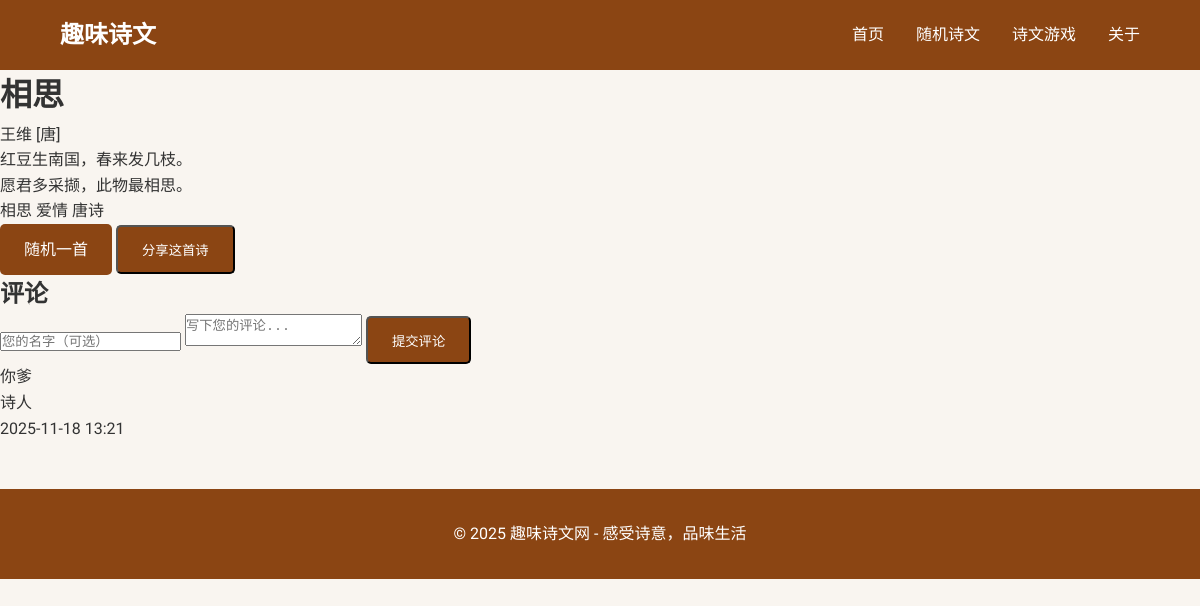
/poem/4, run on the app's committed database.
### app.py (models this page shows)
class Poem(db.Model):
    id = db.Column(db.Integer, primary_key=True)
    title = db.Column(db.String(100), nullable=False)
    author = db.Column(db.String(50), nullable=False)
    content = db.Column(db.Text, nullable=False)
    dynasty = db.Column(db.String(20))
    tags = db.Column(db.String(100))
    created_at = db.Column(db.DateTime, default=datetime.utcnow)
    comments = db.relationship('Comment', backref='poem', lazy=True)

class Comment(db.Model):
    id = db.Column(db.Integer, primary_key=True)
    username = db.Column(db.String(50), nullable=False)
    content = db.Column(db.Text, nullable=False)
    created_at = db.Column(db.DateTime, default=datetime.utcnow)
    poem_id = db.Column(db.Integer, db.ForeignKey('poem.id'), nullable=False)

### app.py (the view)
@app.route('/poem/<int:poem_id>')
def poem_detail(poem_id):
    poem = Poem.query.get_or_404(poem_id)
    return render_template('poem_detail.html', poem=poem)

### templates/poem_detail.html (shortened to what this page needs)
{% extends "base.html" %}
{% block content %}
<div class="poem-detail">
    <h1>{{ poem.title }}</h1>
    <p class="author-dynasty">{{ poem.author }} [{{ poem.dynasty }}]</p>
    <div class="poem-content">
        {% for line in poem.content.split('\n') %}
        <p>{{ line }}</p>
        {% endfor %}
    </div>
    <div class="poem-tags">
        {% for tag in poem.tags.split(',') %}
        <span class="tag">{{ tag }}</span>
        {% endfor %}
    </div>
    <div class="actions">
        <a href="{{ url_for('random_poem') }}" class="btn">随机一首</a>
        <button onclick="sharePoem()" class="btn">分享这首诗</button>
    </div>
</div>
<div class="comments-section">
    <h2>评论</h2>
    <form class="comment-form" action="{{ url_for('add_comment', poem_id=poem.id) }}" method="post">
        <input type="text" name="username" placeholder="您的名字（可选）" class="form-input">
        <textarea name="content" placeholder="写下您的评论..." required class="form-textarea"></textarea>
        <button type="submit" class="btn">提交评论</button>
    </form>
    <div class="comments-list">
        {% for comment in poem.comments|sort(attribute='created_at', reverse=True) %}
        <div class="comment">
            <p class="comment-author">{{ comment.username }}</p>
            <p class="comment-content">{{ comment.content }}</p>
            <p class="comment-date">{{ comment.created_at.strftime('%Y-%m-%d %H:%M') }}</p>
        </div>
        {% else %}
        <p>暂无评论，快来发表第一条评论吧！</p>
        {% endfor %}
    </div>
</div>
{% endblock %}

### static/css/style.css (style rules this page uses)
* { margin: 0; padding: 0; box-sizing: border-box; }
body { font-family: 'ZCOOL QingKe HuangYou', cursive; line-height: 1.6; color: #333; background-color: #f9f5f0; }
.btn { display: inline-block; background: #8b4513; color: white; padding: 0.8rem 1.5rem; text-decoration: none; border-radius: 5px; transition: background 0.3s; }

### data on the page
Poem: title "相思", author "王维", dynasty "唐"
Comment: username "你爹", content "诗人", created_at "2025-11-18 13:21"

### other printed values
{{ line }} "红豆生南国，春来发几枝。" "愿君多采撷，此物最相思。"
{{ tag }} "相思" "爱情" "唐诗"
